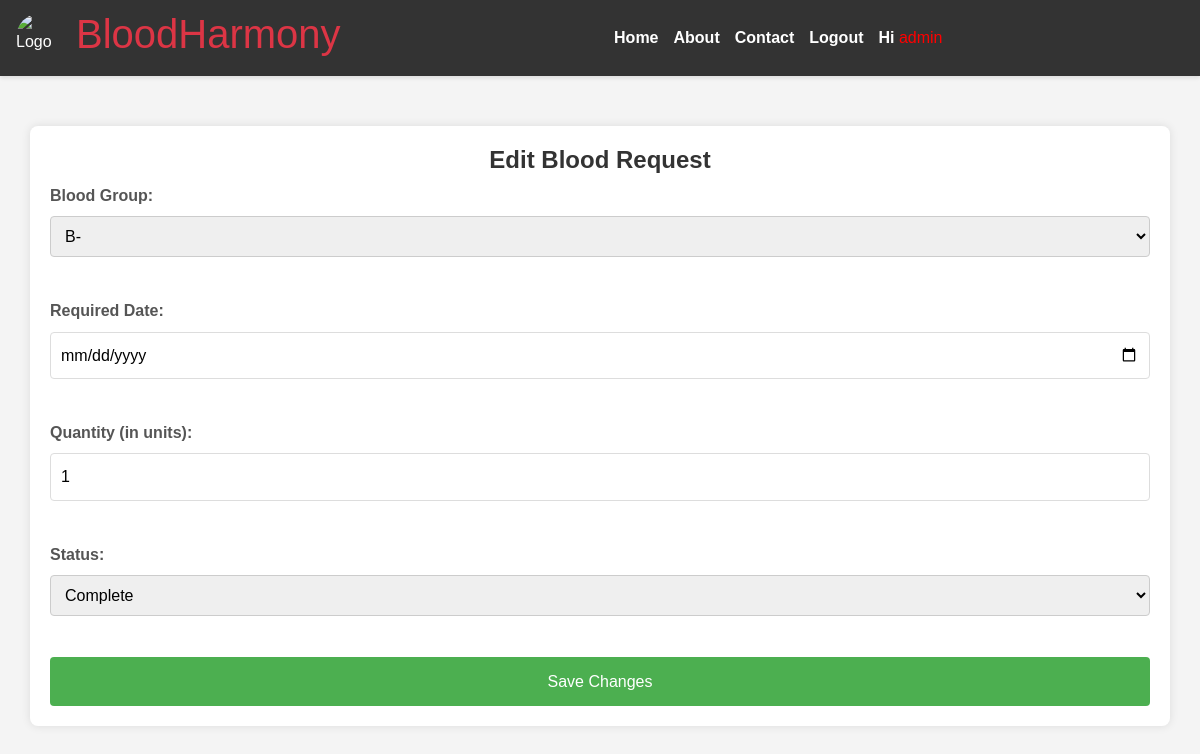
Screenshot of /edit_request/3/ (signed in) with the database file from the repository.
### donor/models.py (models this page shows, shortened)
class BloodRequest(models.Model):
    BLOOD_GROUP_CHOICES = [
        ('A+', 'A+'),
        ('A-', 'A-'),
        ('B+', 'B+'),
        ('B-', 'B-'),
        ('AB+', 'AB+'),
        ('AB-', 'AB-'),
        ('O+', 'O+'),
        ('O-', 'O-'),
    ]
    user = models.ForeignKey(UserProfile, on_delete=models.CASCADE)
    blood_group = models.CharField(max_length=3, choices=BLOOD_GROUP_CHOICES)
    required_date = models.DateField()
    quantity = models.PositiveIntegerField(default=1)
    status = models.CharField(max_length=10, default='Pending')

### donor/views.py (the view)
# urls.py: path('edit_request/<int:request_id>/', views.edit_request, name='edit_request'),
@login_required
def edit_request(request, request_id):
    blood_request = get_object_or_404(BloodRequest, id=request_id)
    if request.method == 'POST':
        blood_request.blood_group = request.POST.get('blood_group')
        blood_request.required_date = request.POST.get('required_date')
        blood_request.quantity = request.POST.get('quantity')
        blood_request.status = request.POST.get('status')
        blood_request.save()
        return redirect('request_status')  # Redirect to the request status page after saving
    else:
        return render(request, 'edit_request.html', {'blood_request': blood_request})

### donor/templates/edit_request.html (shortened to what this page needs)
{% extends "home.html" %}
{% block content %}
<main>
  <div class="container">
    <h2>Edit Blood Request</h2>
    <form method="post">
      <label for="blood_group">Blood Group:</label>
      <select name="blood_group" id="blood_group" required>
        <option value="B-" {% if blood_request.blood_group == 'B-' %}selected{% endif %}>B-</option>
      </select>
      <br />
      <label for="required_date">Required Date:</label>
      <input type="date" name="required_date" id="required_date" value="{{ blood_request.required_date }}" required />
      <br />
      <label for="quantity">Quantity (in units):</label>
      <input type="number" name="quantity" id="quantity" min="1" value="{{ blood_request.quantity }}" required />
      <br />
      <label for="status">Status:</label>
      <select name="status" id="status" required>
        <option value="complete" {% if blood_request.status == 'complete' %}selected{% endif %}>Complete</option>
      </select>
      <br />
      <button type="submit">Save Changes</button>
    </form>
  </div>
</main>
{% endblock %}

### donor/templates/home.html (shortened to what this page needs)
<!DOCTYPE html>
<html lang="en">
<head>
    {% load static %}
    <link rel="stylesheet" href="{% static 'css/a.css' %}" />
    <link
      href="https://cdn.jsdelivr.net/npm/bootstrap@5.3.3/dist/css/bootstrap.min.css"
      rel="stylesheet"
    />
</head>
<body>
    <header>
        <nav>
            <div class="logo">
                <img
                  src="https://media.istockphoto.com/id/627356286/photo/general-practitioner-doing-blood-test.jpg?s=612x612&w=0&k=20&c=Zzz_k6JuoDvpmBCKZ_pBzw81yd3awM4hIr6Bf7Zoxig="
                  alt="Logo"
                />
                <h1>
                    <a
                      class="text-danger text-decoration-none cursor-pointer"
                      href="{% url 'index' %}"
                    >BloodHarmony</a>
                </h1>
            </div>
            <ul class="nav-links">
                <li><a href="{% url 'index' %}">Home</a></li>
                <li><a href="{% url 'about' %}">About</a></li>
                <li><a href="{% url 'contact' %}">Contact</a></li>
                {% if user.is_authenticated %}
                    <li><a href="{% url 'logout' %}">Logout</a></li>
                    <li><a>Hi <span>{{ user.username }}</span></a></li>
                {% else %}
                    <li><a href="{% url 'login' %}">Login</a></li>
                    <li><a href="{% url 'register' %}">Register</a></li>
                {% endif %}
            </ul>
        </nav>
    </header>
    {% block content %}{% endblock %}
</body>
</html>

### donor/static/css/a.css (style rules this page uses)
* { margin: 0; padding: 0; box-sizing: border-box; }
body { font-family: Arial, sans-serif; background-color: #f4f4f4; width: 100vw; display: flex; flex-direction: column; }
html, body { height: 100%; margin: 0; }
header { background-color: #333; color: white; padding: 10px 0; box-shadow: 0 2px 4px rgba(0, 0, 0, 0.1); }
nav { display: flex; justify-content: space-between; align-items: center; max-width: 1200px; margin: 0 auto; padding: 0 1rem; }
.logo { display: flex; align-items: center; }
.logo img { width: 50px; height: 50px; border-radius: 50%; }
.logo h1 { color: white; margin-left: 10px; }
.nav-links { list-style: none; display: flex; gap: 15px; margin: auto; }
.nav-links li { display: inline; }
.nav-links a { color: white; text-decoration: none; font-weight: bold; transition: color 0.3s; margin-top: 20px; }
.container { width: 50%; margin: 0 auto; padding: 20px; box-shadow: 0 0 10px rgba(0, 0, 0, 0.1); border-radius: 8px; background-color: #fff; }
form label { display: block; margin-bottom: 8px; font-weight: bold; }
form input, form select { width: 100%; padding: 10px; margin-bottom: 15px; border: 1px solid #ccc; border-radius: 4px; }
form button { padding: 10px; background-color: #007bff; color: #fff; border: none; border-radius: 4px; cursor: pointer; font-size: 16px; }
html, body { height: 100%; margin: 0; display: flex; flex-direction: column; }

### rows the page displays
BloodRequest: blood_group "B-", quantity "1", status "Complete"

### other values shown
{{ user.username }} "admin"
